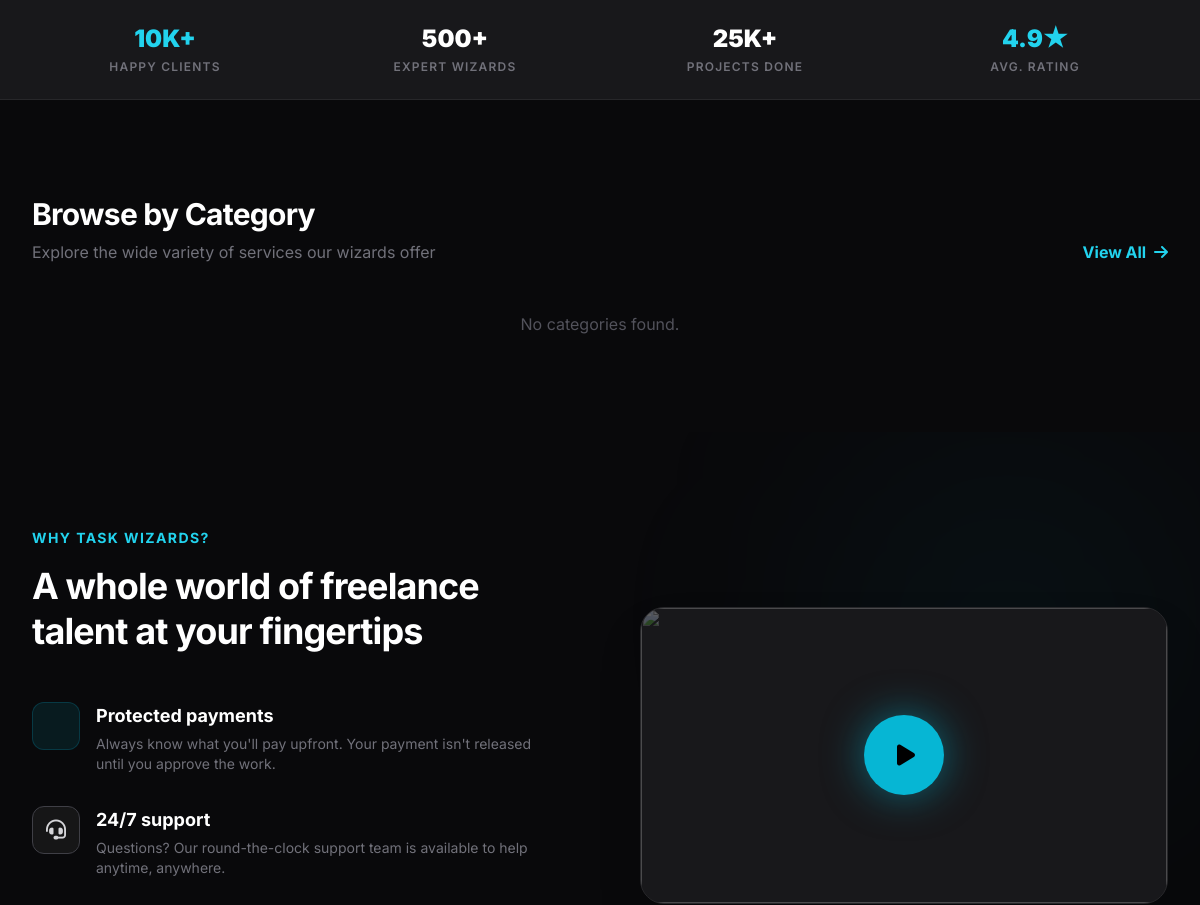
The app's page / (middle part), older data.
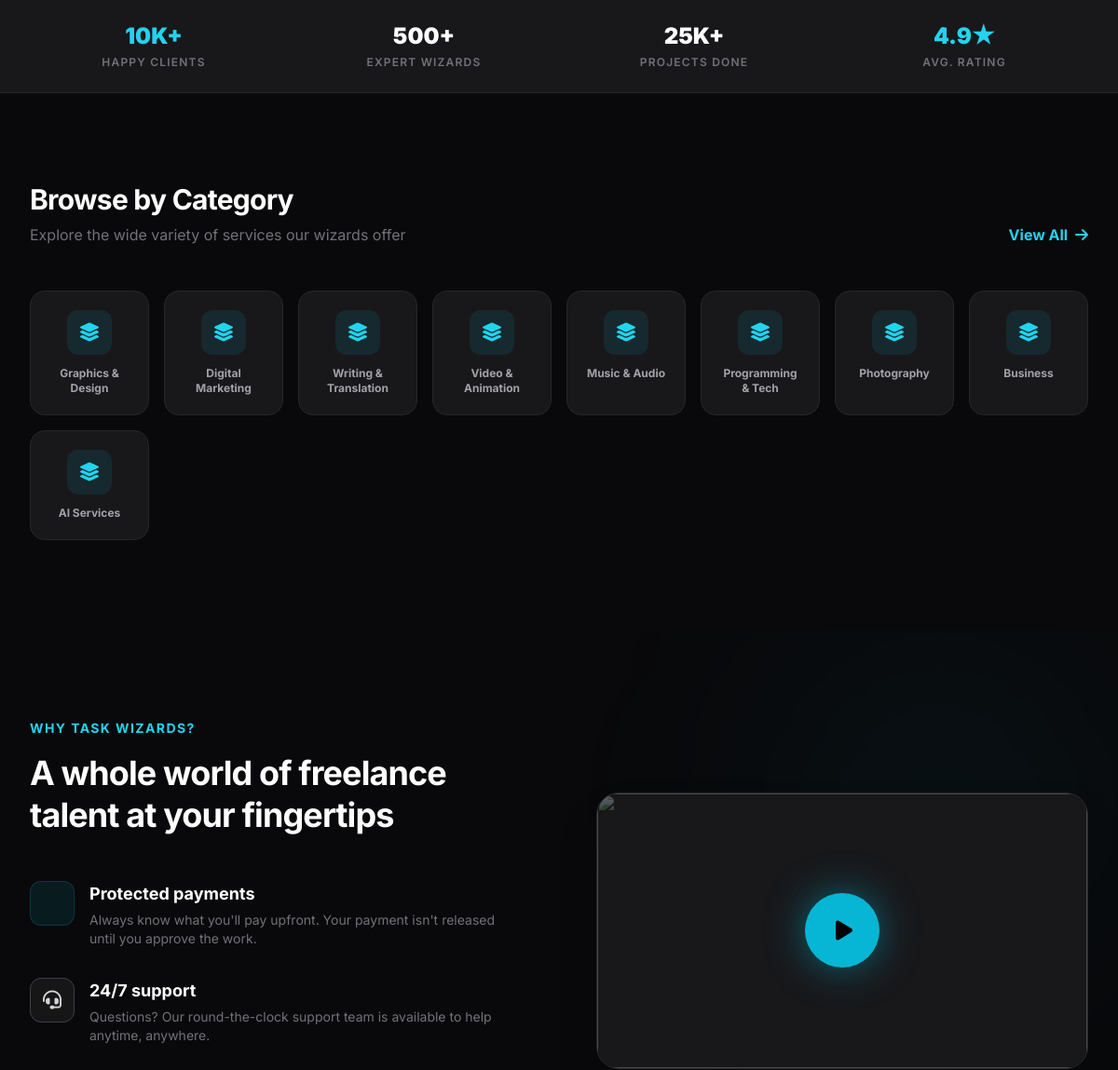
The same page, newer data.
### marketplace/models.py (models this page shows, shortened)
class Category(models.Model):
    name = models.CharField(max_length=100)
    class Meta:
        verbose_name_plural = "Categories"

### account/views.py (the view, shortened to what this page needs)
# urls.py: path("", LandingPageView.as_view(), name="home"),
class LandingPageView(View):
    def get(self,request):
        context = {
            "categories": Category.objects.all(),
            "popular_services": Service.objects.all().order_by("-updated_at")[:4] # Placeholder for "popular"
        }
        return render(request, 'account/landingpage.html', context)

### account/templates/account/landingpage.html (shortened to what the changed rows need)
{% extends "account/base.html" %}
{% block content %}
<section class="py-24 bg-zinc-950">
    <div class="max-w-7xl mx-auto px-4 sm:px-6 lg:px-8">
        <div class="flex justify-between items-end mb-12">
            <div>
                <h2 class="text-3xl font-bold text-white tracking-tight">Browse by Category</h2>
            </div>
        </div>
        <div class="grid grid-cols-2 md:grid-cols-4 lg:grid-cols-8 gap-4">
            {% for category in categories %}
            <a href="{% url 'marketplace:service_list' %}?category={{ category.id }}" class="p-5 rounded-2xl border border-zinc-800 bg-zinc-900 hover:border-cyan-500/50 hover:bg-zinc-800 transition-all group text-center flex flex-col items-center gap-3">
                <div class="w-12 h-12 rounded-xl bg-cyan-500/10 text-cyan-400 flex items-center justify-center group-hover:scale-110 transition-transform group-hover:bg-cyan-500/20">
                    <i class="fa-solid fa-layer-group text-xl"></i>
                </div>
                <span class="text-xs font-bold text-zinc-400 group-hover:text-white transition-colors">{{ category.name }}</span>
            </a>
            {% empty %}
            <p class="col-span-full text-center text-zinc-600">No categories found.</p>
            {% endfor %}
        </div>
    </div>
</section>
<section class="py-24 bg-zinc-950 overflow-hidden relative">
    <div class="max-w-7xl mx-auto px-4 sm:px-6 lg:px-8 relative">
        <div class="grid lg:grid-cols-2 gap-20 items-center">
            <div class="space-y-12">
                <div>
                    <h2 class="text-4xl font-bold text-white tracking-tight leading-tight">
                        A whole world of freelance talent at your fingertips
                    </h2>
                </div>
            </div>
        </div>
    </div>
</section>
{% endblock content %}

Row changes from the older to the newer data that the page shows:
added Category: name "Graphics & Design"
added Category: name "Digital Marketing"
added Category: name "Writing & Translation"
added Category: name "Video & Animation"
added Category: name "Music & Audio"
added Category: name "Programming & Tech"
added Category: name "Photography"
added Category: name "Business"
added Category: name "AI Services"
Text that changed along with them:
text no longer shown: "No categories found."
